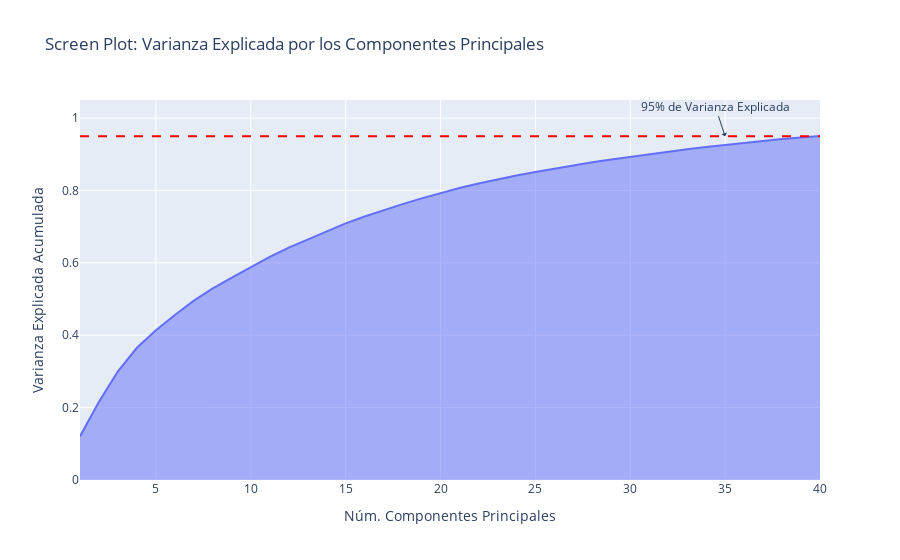

Source (notebook cell):
### Markdown cell above
-------------

##### 1.  **Varianza en PCA:** ¿Cuántos componentes principales son necesarios para explicar el 95% de la varianza en el dataset `digits`? Vuelve a ejecutar el análisis del Scree Plot y encuentra el número exacto.

`Respuesta`:

### Code cell
pca_95 = PCA(n_components=0.95)
pca_95.fit(X_scaled)
n_components_95 = pca_95.n_components_
display(f"**Número de componentes** principales necesarios para explicar el 95% de la varianza: {n_components_95}")

# Calculamos la varianza explicada acumulada
cumulative_variance_95 = np.cumsum(pca_95.explained_variance_ratio_)

# Creamos el Scree Plot
fig = px.area(x=range(1, cumulative_variance_95.shape[0] + 1),
              y=cumulative_variance_95,
              labels={"x": "Núm. Componentes Principales", "y": "Varianza Explicada Acumulada"},
              title="Screen Plot: Varianza Explicada por los Componentes Principales")
fig.update_layout(yaxis_range=[0,1.05])
fig.add_hline(y=0.95, line_dash="dash", line_color="red")
fig.add_annotation(x=35, y=0.95, text="95% de Varianza Explicada", showarrow=True, arrowhead=1)
fig.show()

### Figure 1 — Plotly figure (JSON) as saved in the notebook; plotly's stock layout.template omitted (floating-point values rounded to 4 significant figures)
{"data": [{"fillpattern": {"shape": ""}, "hovertemplate": "Núm. Componentes Principales=%{x}<br>Varianza Explicada Acumulada=%{y}<extra></extra>", "legendgroup": "", "line": {"color": "#636efa"}, "marker": {"symbol": "circle"}, "mode": "lines", "name": "", "orientation": "v", "showlegend": false, "stackgroup": "1", "type": "scatter", "x": [1, 2, 3, 4, 5, 6, 7, 8, 9, 10, 11, 12, 13, 14, 15, 16, 17, 18, 19, 20, 21, 22, 23, 24, 25, 26, 27, 28, 29, 30, 31, 32, 33, 34, 35, 36, 37, 38, 39, 40], "xaxis": "x", "y": [0.1203, 0.2159, 0.3004, 0.3654, 0.414, 0.4561, 0.4955, 0.5294, 0.5594, 0.5887, 0.6166, 0.6423, 0.6651, 0.6874, 0.709, 0.7281, 0.7459, 0.7623, 0.7782, 0.7931, 0.8066, 0.8193, 0.831, 0.8416, 0.8513, 0.8608, 0.8694, 0.8778, 0.8857, 0.8932, 0.9005, 0.9074, 0.9139, 0.9203, 0.9262, 0.932, 0.9372, 0.942, 0.9465, 0.9508], "yaxis": "y"}], "layout": {"annotations": [{"arrowhead": 1, "showarrow": true, "text": "95% de Varianza Explicada", "x": 35, "y": 0.95}], "legend": {"tracegroupgap": 0}, "shapes": [{"line": {"color": "red", "dash": "dash"}, "type": "line", "x0": 0, "x1": 1, "xref": "x domain", "y0": 0.95, "y1": 0.95, "yref": "y"}], "title": {"text": "Screen Plot: Varianza Explicada por los Componentes Principales"}, "xaxis": {"anchor": "y", "domain": [0, 1], "title": {"text": "Núm. Componentes Principales"}}, "yaxis": {"anchor": "x", "domain": [0, 1], "range": [0, 1.05], "title": {"text": "Varianza Explicada Acumulada"}}}}
